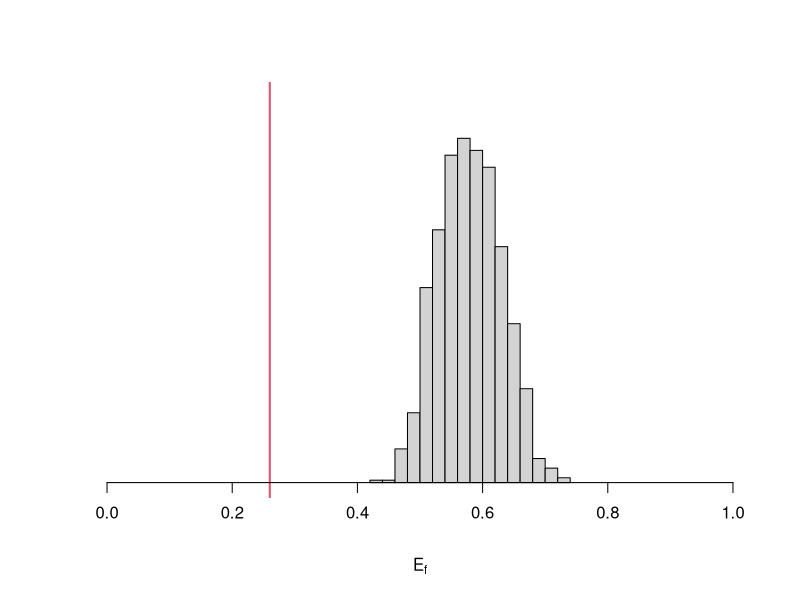
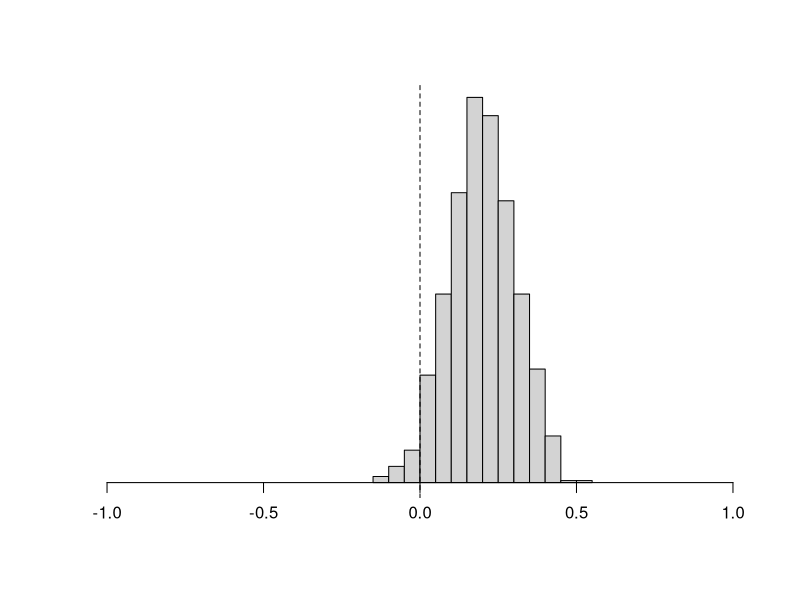

Recreate these plots in R, in order.
setwd("~/Documents/MPI/SemanticsPragmatics/2015Course/Projects/Slonimska/NewAnalysis/Pragmatics_Slonimska/Writeup/examples/")

x = rnorm(1000,mean = 0.58, sd=0.05)

hist(x, xlim=c(0,1), breaks=20, ylim=c(0,160), xaxt='n', yaxt='n', main='', xlab=expression("E"[f]), ylab='')
abline(v=0.26, lwd=2, col=2)
axis(1,pos=0)

set.seed(1298)
pdf("IndependetSamples_dist.pdf", height=4, width=4)
x = rnorm(1000, mean = 0.2, sd=0.1)
hist(x, xlim=c(-1,1), xaxt='n', yaxt='n', main='', xlab="", ylab='')
axis(1,pos=0)
abline(v=0, lty=2)
dev.off()